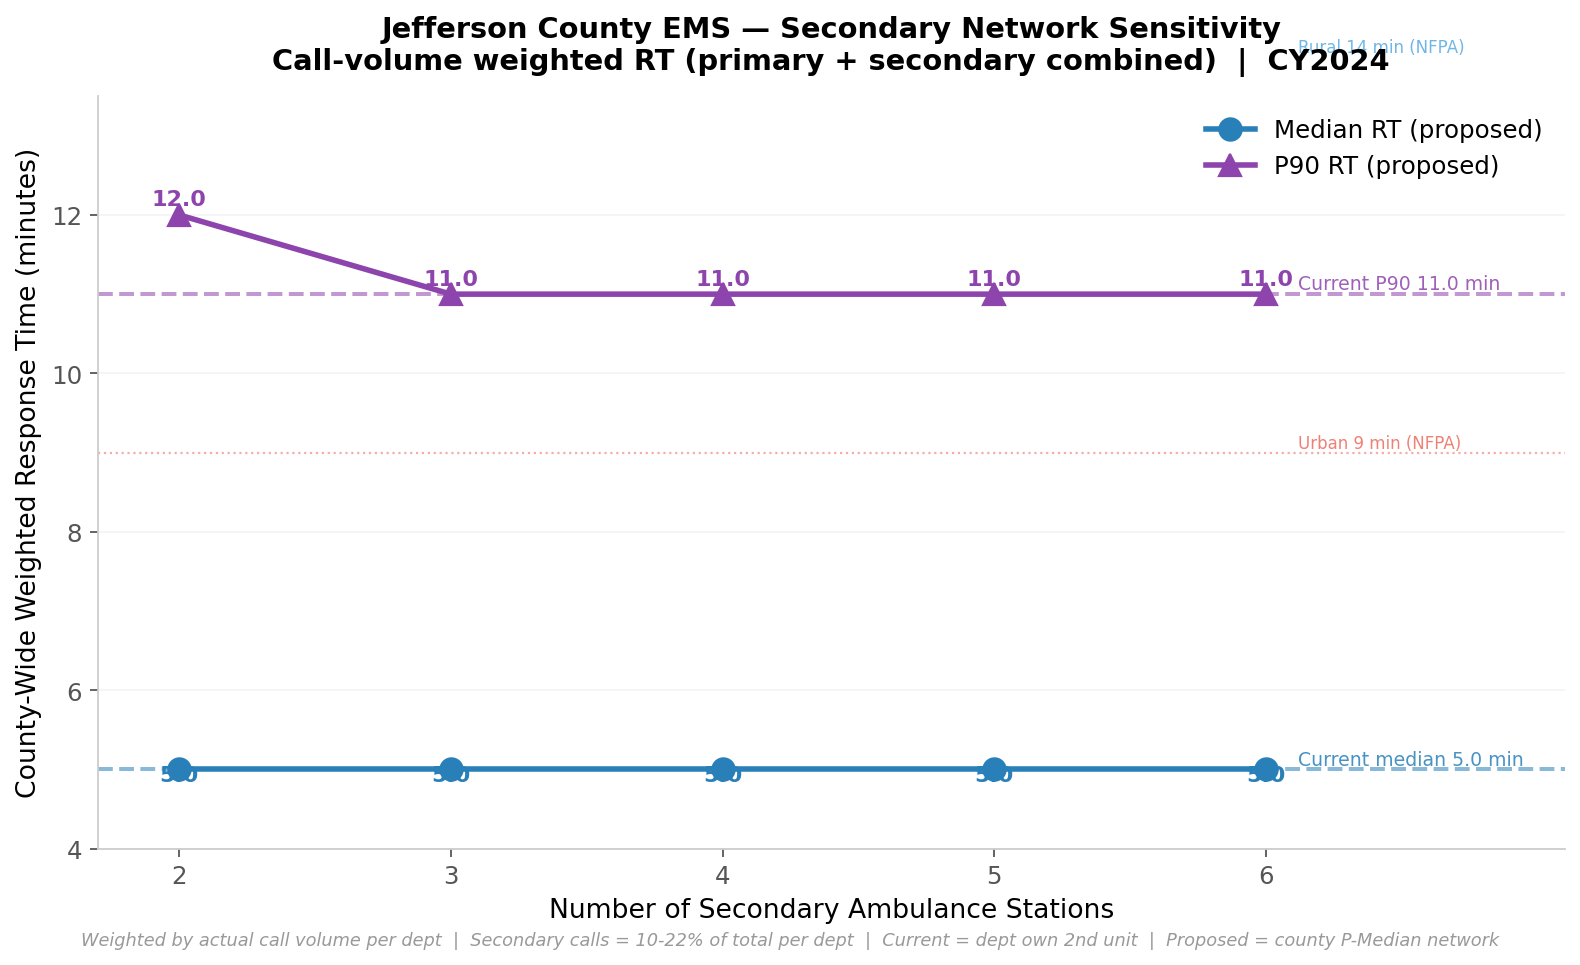

Write Python code to recreate this figure.
"""
Sensitivity chart using call-volume weighted RT per dept (primary + secondary combined).
Shows true county-wide weighted median and P90 vs K=2-6, with current baseline marked.

Weighted RT = (primary_calls * primary_median_RT + secondary_calls * county_RT) / total_calls
Aggregated county-wide by call volume share.

Output: secondary_sensitivity_weighted.png
"""
import os, sys
import numpy as np
import pandas as pd
import matplotlib
matplotlib.use("Agg")
import matplotlib.pyplot as plt
from math import radians, sin, cos, sqrt, atan2
import warnings
warnings.filterwarnings("ignore")

SCRIPT_DIR = os.path.dirname(os.path.abspath(__file__))
sys.path.insert(0, SCRIPT_DIR)

from pareto_facility import load_candidates, load_bg_demand, fetch_cand_bg_matrix, solve_pmedian_pop
from secondary_network_model import allocate_total_demand_to_bgs
from facility_location import STATIONS as EXISTING_STATIONS
import ems_dashboard_app as m

K_RANGE = [2, 3, 4, 5, 6]

# ── Load base data ─────────────────────────────────────────────────────────
print("Loading data...")
candidates       = load_candidates()
bg_demand, pop_w = load_bg_demand()
tm               = fetch_cand_bg_matrix(candidates, bg_demand)
demand_w         = allocate_total_demand_to_bgs(bg_demand, pop_w)

rt     = m.rt_clean
auth   = m.AUTH_EMS_CALLS
detail = pd.read_csv(os.path.join(SCRIPT_DIR, "concurrent_call_detail_jeffco.csv"))
sec_df = detail[detail["Concurrent_Count"] >= 1]

# Per-dept primary RT distribution and secondary call counts
dept_coords = {s["name"]: (s["lat"], s["lon"]) for s in EXISTING_STATIONS}

def haversine(la1, lo1, la2, lo2):
    R = 3958.8
    la1,lo1,la2,lo2 = map(radians,[la1,lo1,la2,lo2])
    a = sin((la2-la1)/2)**2 + cos(la1)*cos(la2)*sin((lo2-lo1)/2)**2
    return 2*R*atan2(sqrt(a),sqrt(1-a))

# Build per-dept RT arrays (all primary calls with RT data)
dept_stats = {}
for dept in auth:
    dept_rt  = rt[rt["Department"] == dept]["RT"].dropna().values
    dept_sec = sec_df[sec_df["Dept"] == dept]["Response_Min"].dropna().values
    if len(dept_rt) == 0:
        continue
    dept_stats[dept] = {
        "pri_rts":  dept_rt,
        "sec_rts":  dept_sec,
        "pri_n":    len(dept_rt) - len(dept_sec),
        "sec_n":    len(dept_sec),
        "total":    len(dept_rt),
        "coords":   dept_coords.get(dept),
    }

# ── For each K, compute county-wide weighted median and P90 ───────────────
print(f"\nRunning P-Median for K={K_RANGE}...")

def county_rt_to_dept(open_ids, dept_lat, dept_lon):
    """ORS drive time from nearest open station to dept centroid."""
    best_bj = min(range(len(bg_demand)),
                  key=lambda j: haversine(dept_lat, dept_lon,
                                          bg_demand[j]["lat"], bg_demand[j]["lon"]))
    return min(tm[i, best_bj] for i in open_ids)

# Baseline: use actual secondary RT from own 2nd unit
def build_call_rt_array(dept_stats, county_rt_map):
    """
    For each dept, build a synthetic array of per-call RTs:
      - primary calls: sampled from actual primary RT distribution
      - secondary calls: county_rt for that dept (or actual if no county map)
    Returns flat array of all call RTs weighted by volume.
    """
    all_rts = []
    for dept, stats in dept_stats.items():
        # Primary: use actual RT values
        pri_rts = stats["pri_rts"]
        all_rts.extend(pri_rts.tolist())
        # Secondary: use county RT if available, else actual
        c_rt = county_rt_map.get(dept)
        if c_rt is not None and stats["sec_n"] > 0:
            all_rts.extend([c_rt] * stats["sec_n"])
        elif stats["sec_n"] > 0:
            all_rts.extend(stats["sec_rts"].tolist())
    return np.array(all_rts)

# Baseline (own 2nd unit — use actual secondary RT)
baseline_rts = build_call_rt_array(dept_stats, county_rt_map={})
base_median  = float(np.median(baseline_rts))
base_p90     = float(np.percentile(baseline_rts, 90))
print(f"  Baseline: median={base_median:.1f}  P90={base_p90:.1f}  (n={len(baseline_rts):,} calls)")

results = {}
for k in K_RANGE:
    print(f"  K={k}...", end=" ", flush=True)
    res = solve_pmedian_pop(tm, candidates, bg_demand, k, demand_w)
    if res is None:
        print("FAILED"); continue

    open_ids = [i for i, c in enumerate(candidates)
                if any(abs(c["lat"]-s["lat"]) < 1e-4 and abs(c["lon"]-s["lon"]) < 1e-4
                       for s in res["open_stations"])]

    # County RT to each dept centroid
    county_rt_map = {}
    for dept, stats in dept_stats.items():
        if stats["coords"] and stats["sec_n"] > 0:
            lat, lon = stats["coords"]
            county_rt_map[dept] = county_rt_to_dept(open_ids, lat, lon)

    # Build full call RT array with county network serving secondary calls
    proposed_rts = build_call_rt_array(dept_stats, county_rt_map)
    med = float(np.median(proposed_rts))
    p90 = float(np.percentile(proposed_rts, 90))

    results[k] = {"median": med, "p90": p90}
    print(f"median={med:.1f}  P90={p90:.1f}")

K_vals  = [k for k in K_RANGE if k in results]
medians = [results[k]["median"] for k in K_vals]
p90s    = [results[k]["p90"]    for k in K_vals]

# ── Plot ───────────────────────────────────────────────────────────────────
C_MED = "#2980b9"
C_P90 = "#8e44ad"

fig, ax = plt.subplots(figsize=(10, 6))
fig.patch.set_facecolor("white")

ax.plot(K_vals, medians, "o-", color=C_MED, linewidth=2.5, markersize=10,
        label="Median RT (proposed)", zorder=3)
ax.plot(K_vals, p90s,    "^-", color=C_P90, linewidth=2.5, markersize=10,
        label="P90 RT (proposed)", zorder=3)

for k, med, p90 in zip(K_vals, medians, p90s):
    ax.text(k, med - 0.15, f"{med:.1f}", ha="center", fontsize=10,
            color=C_MED, fontweight="bold")
    ax.text(k, p90 + 0.12, f"{p90:.1f}", ha="center", fontsize=10,
            color=C_P90, fontweight="bold")

# Current baseline lines
ax.axhline(base_median, color=C_MED, linewidth=1.8, linestyle="--", alpha=0.55, zorder=2)
ax.axhline(base_p90,    color=C_P90, linewidth=1.8, linestyle="--", alpha=0.55, zorder=2)
xlim_r = K_vals[-1] + 0.12
ax.text(xlim_r, base_median + 0.06,
        f"Current median {base_median:.1f} min", fontsize=8.5, color=C_MED, alpha=0.85)
ax.text(xlim_r, base_p90 + 0.06,
        f"Current P90 {base_p90:.1f} min",    fontsize=8.5, color=C_P90, alpha=0.85)

# NFPA reference lines
ax.axhline(9,  color="#e74c3c", linewidth=1.0, linestyle=":", alpha=0.45)
ax.axhline(14, color="#3498db", linewidth=1.0, linestyle=":", alpha=0.45)
ax.text(xlim_r, 9.06,  "Urban 9 min (NFPA)",  fontsize=7.5, color="#e74c3c", alpha=0.7)
ax.text(xlim_r, 14.06, "Rural 14 min (NFPA)", fontsize=7.5, color="#3498db", alpha=0.7)

ax.set_xticks(K_vals)
ax.set_xlabel("Number of Secondary Ambulance Stations", fontsize=12)
ax.set_ylabel("County-Wide Weighted Response Time (minutes)", fontsize=12)
ax.set_title(
    "Jefferson County EMS — Secondary Network Sensitivity\n"
    "Call-volume weighted RT (primary + secondary combined)  |  CY2024",
    fontsize=13, fontweight="bold", pad=12
)
ax.legend(fontsize=11, frameon=False, loc="upper right")
ax.set_xlim(K_vals[0] - 0.3, K_vals[-1] + 1.1)
rng = max(max(p90s), base_p90)
ax.set_ylim(max(0, min(medians) - 1), rng + 1.5)
ax.grid(axis="y", alpha=0.2, color="#ccc")
for sp in ("top", "right"):
    ax.spines[sp].set_visible(False)
ax.spines["left"].set_color("#ccc")
ax.spines["bottom"].set_color("#ccc")
ax.tick_params(colors="#555", labelsize=11)

fig.text(0.5, 0.005,
         "Weighted by actual call volume per dept  |  "
         "Secondary calls = 10-22% of total per dept  |  "
         "Current = dept own 2nd unit  |  Proposed = county P-Median network",
         ha="center", fontsize=8, color="#999", style="italic")

plt.tight_layout()
out = os.path.join(SCRIPT_DIR, "secondary_sensitivity_weighted.png")
fig.savefig(out, dpi=160, bbox_inches="tight", facecolor="white")
plt.close(fig)
print(f"\nSaved: {out}")
